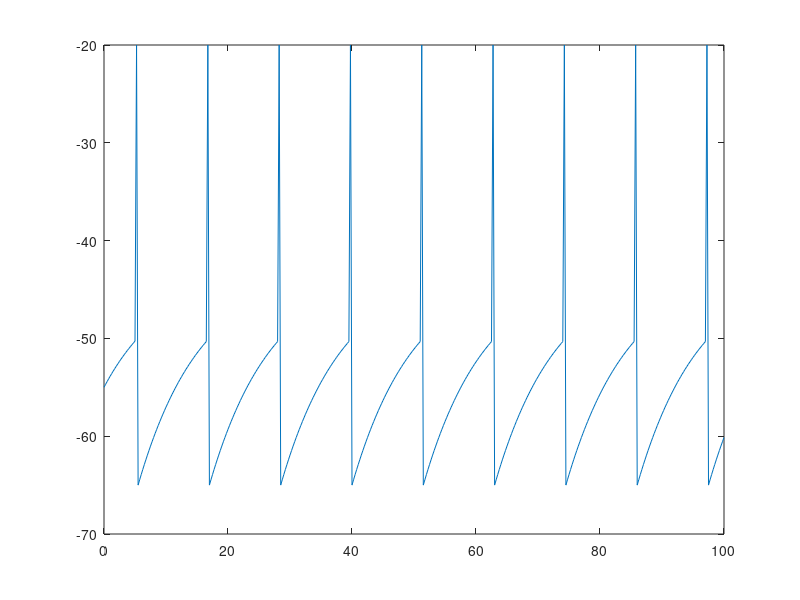

Here is the MATLAB script that generated this plot:
%{ 
Passive Leaky Integrate and Fire Model

T_m dV/dt = e_L - V+R_mI_e

T_m = 10 ms 
    - tau_m, a time constant (r_m*c_m) 
    - assumed to be positive 
    - a property of the cell
V(t): voltage
V_th = -50 mV
    - voltage threshold for a spike
e_L = V_reset = -65 mV
    - equilibrium w/respect to leak
I_e: input current, mA
    - typically not dependent on voltage
R_m = 10 Mohms
    - total membrane resistance 
    - measure of how difficult it is for I_e to change voltage
    - a property of the cell

***values of constants taken from Dayan Abbott 5.4 p12
%}

%{
V(t + dt) = V_inf + (V(t) - V_inf)*exp(-dt/tau_v)
%}


%  set parameter values
Tm = 10; 
eL = -65;
Rm = 10e6;
Ie = 2.2e-6;
V_th = -50;
V_spike = -20;


% initialize time vec
h = 0.25; 
tfinal = 100; 
t = 0:h:tfinal;
% squeeze(t);

% construct function f
f = @(t,V)(1/Tm*(eL - V + Rm*Ie));
soln0 = -55; %initial condition

% numerical approximation
soln = zeros(1,length(t));
size(soln)
soln(1) = soln0;

% size(soln)

% simulate using Runge-Kutta 4
for n = 1:length(t)-1
    k1 = f(t(n), soln(n));
    k2 = f(t(n)+h/2, soln(n)+ h*k1/2);
    k3 = f(t(n)+h/2, soln(n)+ h*k2/2);
    k4 = f(t(n)+h, soln(n)+ h*k3);
    
%   Solution update
    soln(n + 1) = soln(n) + h*( k1 + 2*k2 + 2*k3 + k4)/6;
    
    % insert spike if exceeds threshold
    if soln(n+1) > V_th
        soln(n) = V_spike;
        soln(n+1) = eL;
    end
        

end

size(t)
size(soln)

plot(t, soln)








